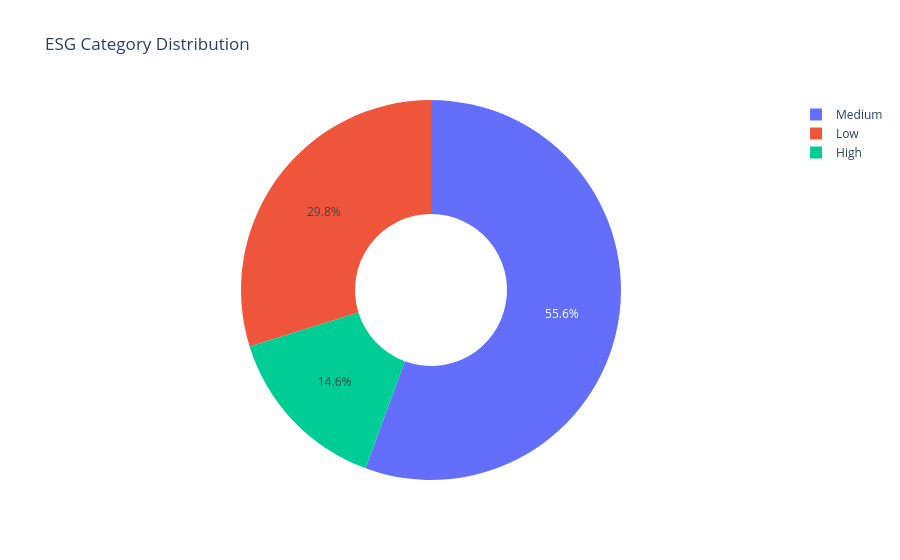

The cell this chart's notebook holds for it:
### Markdown cell above
3. ESG Category Distribution

### Code cell
import pandas as pd
import plotly.express as px

df = pd.read_csv("company_esg_financial_dataset.csv")

df = df.dropna(subset=["CompanyName","Year","ESG_Overall"])

latest = df.sort_values(["CompanyName","Year"]).groupby("CompanyName").tail(1)

def category(score):
    if score >= 75:
        return "High"
    elif score >= 50:
        return "Medium"
    else:
        return "Low"

latest["Category"] = latest["ESG_Overall"].apply(category)

counts = latest["Category"].value_counts().reset_index()
counts.columns = ["Category","Count"]

fig = px.pie(
    counts,
    names="Category",
    values="Count",
    hole=0.4,
    title="ESG Category Distribution"
)

fig.show()

### Figure 1 — Plotly figure (JSON) as saved in the notebook; plotly's stock layout.template omitted (floating-point values rounded to 4 significant figures)
{"data": [{"domain": {"x": [0, 1], "y": [0, 1]}, "hole": 0.4, "hovertemplate": "Category=%{label}<br>Count=%{value}<extra></extra>", "labels": ["Medium", "Low", "High"], "legendgroup": "", "name": "", "showlegend": true, "type": "pie", "values": [556, 298, 146]}], "layout": {"legend": {"tracegroupgap": 0}, "title": {"text": "ESG Category Distribution"}}}
